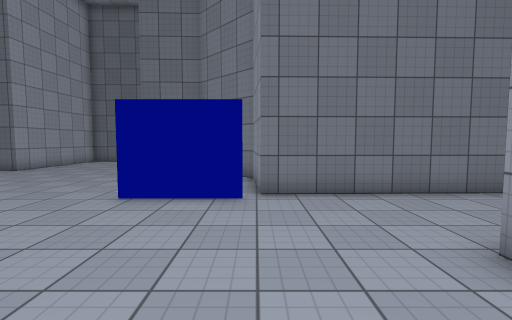
view 1 (above)

16 first-person views from a walk through a 3-D level made in the Unity game engine. The camera is 1.4 m above the floor, tilts 4° down and sees 85° across. The floor is counted in squares, 1 m on a side. Each view is taken from the middle of a square. On the plan, view 1 faces up. The plan holds only what a view shows up to about 14 squares ahead; the rest is blank. The place goes on beyond the plan. Surface patterns are stand-ins for the level's own textures.

view 2
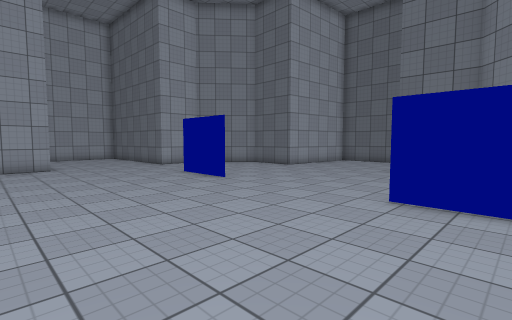

view 3
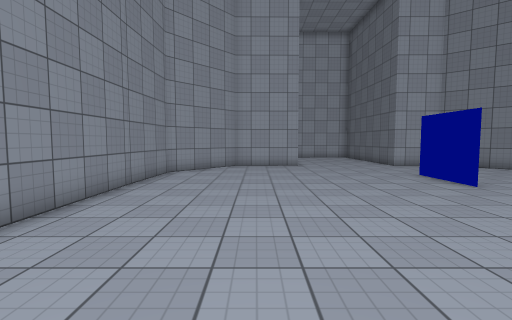

view 4
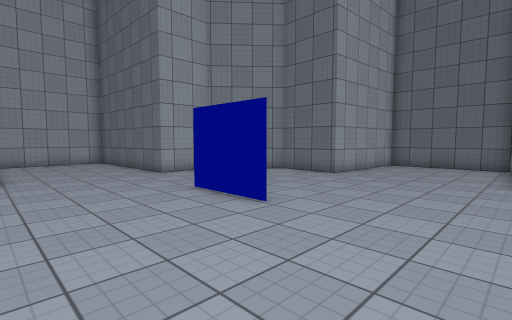

view 5
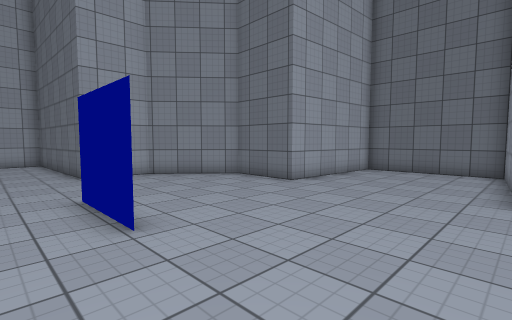

view 6
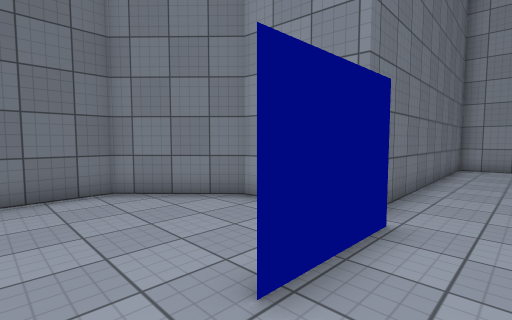

view 7
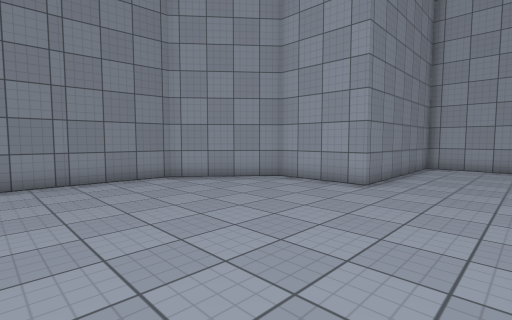

view 8
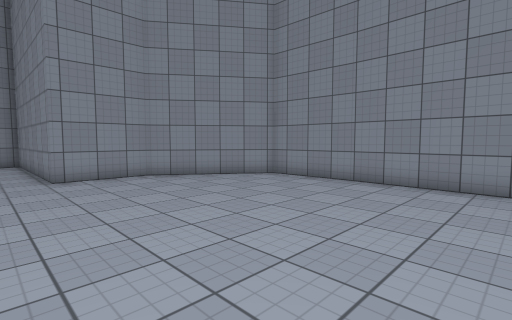

view 9
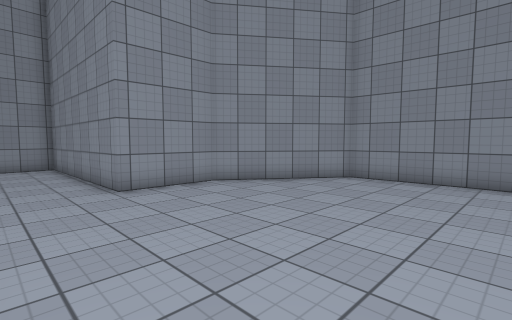

view 10
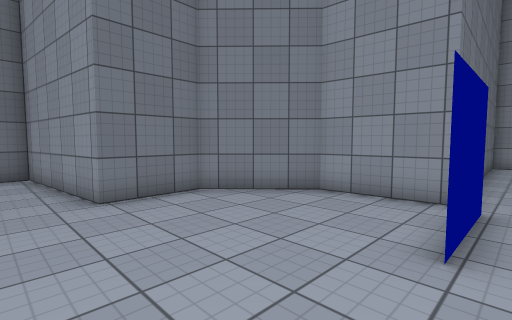

view 11
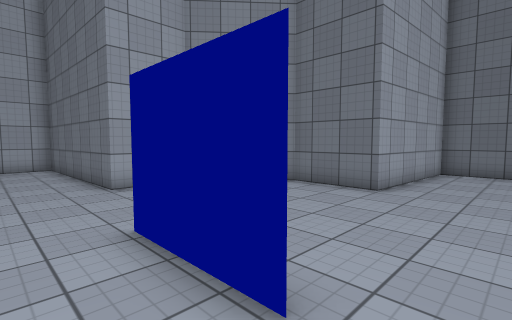

view 12
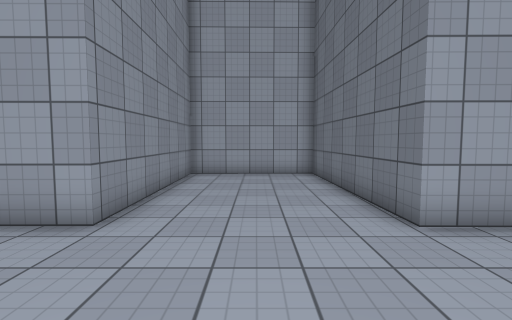

view 13
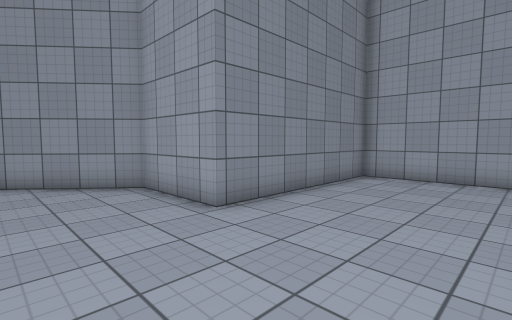

view 14
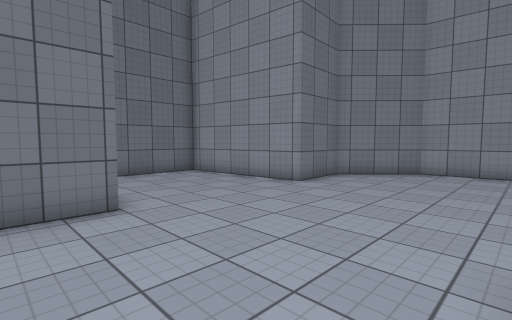

view 15
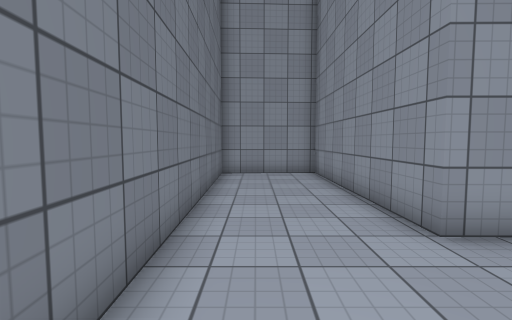

view 16
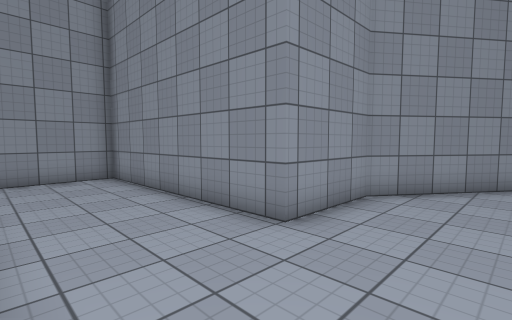

### Floor plan
Points are (right, up) in squares from view 1. A wall is a line through its corners. A room is listed if a view was taken in it or the views show most of it. See-through windows are left out.
Room 1 (views 1, 2, 3, 4, 5, 6, 7, 8, 9, 10, 11, 12, 13, 14, 15, 16)
walls: (-9.2, 6.7) (-12.4, 6.7); (-0.2, 6.7) (-3.4, 6.7); (-16.6, 10.2) (-16.6, 7.7) (-23.8, 7.4) (-23.7, 2.3) (-16.5, 2.3) (-16.5, -1.1) (-13.1, -4) (-0.2, -4.2) (2.9, 0.2) (3, 3.3) (11, 3.4) (10.8, 7.5) (0.1, 7.2) (-0.1, 10.3) (-2.4, 12.7) (-5.2, 12.8) (-5.7, 18.5) (-10.7, 18.4) (-11, 12.8) (-14, 12.9) (-16.4, 10)

Positions as (right, up) in squares from view 1, and headings:
1: (0, 0), facing up
2: (-1, 0), facing up-left
3: (-1, 0), facing left
4: (-5, 2), facing up-left
5: (-5, 5), facing up-left
6: (-5, 5), facing up-right
7: (-8, 6), facing down-left
8: (-8, 5), facing down-right
9: (-5, 6), facing down-right
10: (-7, 6), facing up-right
11: (-8, 5), facing up-left
12: (-12, 5), facing left
13: (-13, 7), facing down-left
14: (-13, 7), facing up-right
15: (-1, 6), facing right
16: (0, 7), facing down-right
